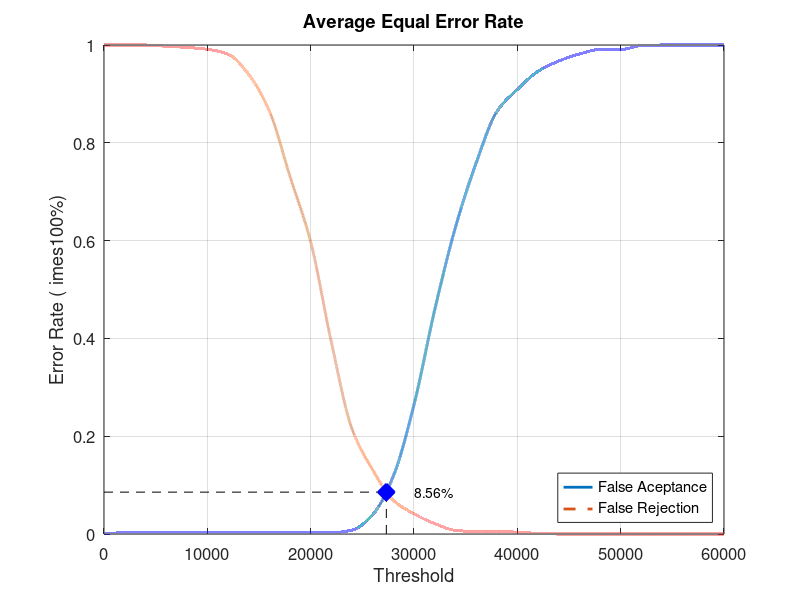
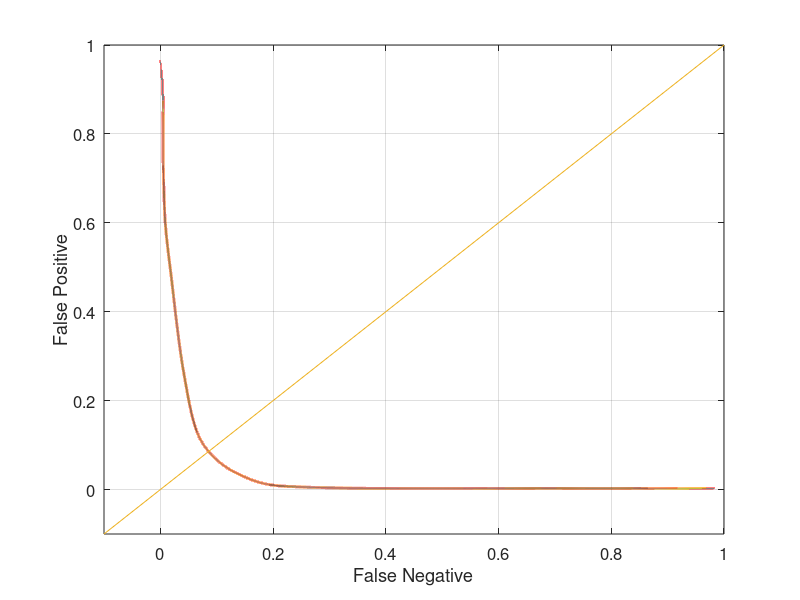

The MATLAB source for these figures, in order:
close all;
clear;
clc;
x = 0:2000:60000;
xq = 0:0.5:60000;

y0 = [0 0.00263158 0.00263158 0.00263158 0.00263158 0.00263158 0.00263158 0.00263158 0.00263158 0.00263158 0.00263158 0.00263158 0.00789474 0.0394737 0.118421 0.264474 0.457895 0.626316 0.757895 0.863158 0.909211 0.946053 0.967105 0.981579 0.990789 0.990789 0.998684 1 1 1 1]
yy0 = interp1(x, y0, xq, 'pchip');
y1 = [1 1 1 0.9975 0.995 0.99125 0.98125 0.94 0.865 0.73125 0.5975 0.3925 0.215 0.13125 0.06875 0.04125 0.02125 0.0075 0.005 0.005 0.00375 0.00125 0 0 0 0 0 0 0 0 0]
yy1 = interp1(x, y1, xq, 'pchip');

% Calculating EER: 
y2 = abs(y0 - y1);
find(y2 == min(y2))
yy2 = abs(yy0 - yy1);
xEER = find(yy2 == min(yy2));
xEERIndex = xq(xEER) % X-axis EER
yEER = yy0(xEER) % Y-axis EER

main = figure
plot(xq, yy0,'-','LineWidth', 2);	hold on
plot(xq, yy1,'--','LineWidth', 2);	hold on
plot([xEERIndex xEERIndex], [0 yEER], 'k--');	hold on
plot([0 xEERIndex], [yEER yEER], 'k--');	hold on
plot(xEERIndex, yEER, 'bx', 'LineWidth', 10);	hold on
text(xEERIndex + 10 * xEERIndex / 100, yEER, [num2str(round((10000 * yEER)) / 100) '%'])
legend('False Aceptance', 'False Rejection', 'Location', 'SouthEast')
xlabel('Threshold')
ylabel('Error Rate (	imes100%)')
title('Average Equal Error Rate')
set(gca, 'FontSize', 12)
axis([0 60000 0 1])
grid on

print(main, 'Experiment5AverageMain', '-dpng');
FNRxFPR = figure('Color', [1 1 1]);
plot(yy1, yy0, '-', yy1, yy0, 'LineWidth', 2);
hold on
y = -0.1:0.1:1
plot(y, y); 
set(gca, 'FontSize', 12)
xlabel('False Negative')
ylabel('False Positive')
axis([-0.1 1 -0.1 1])
set(gca, 'FontSize', 12)
grid on

print(FNRxFPR, 'Experiment5AverageFNRxFPR','-dpng');
